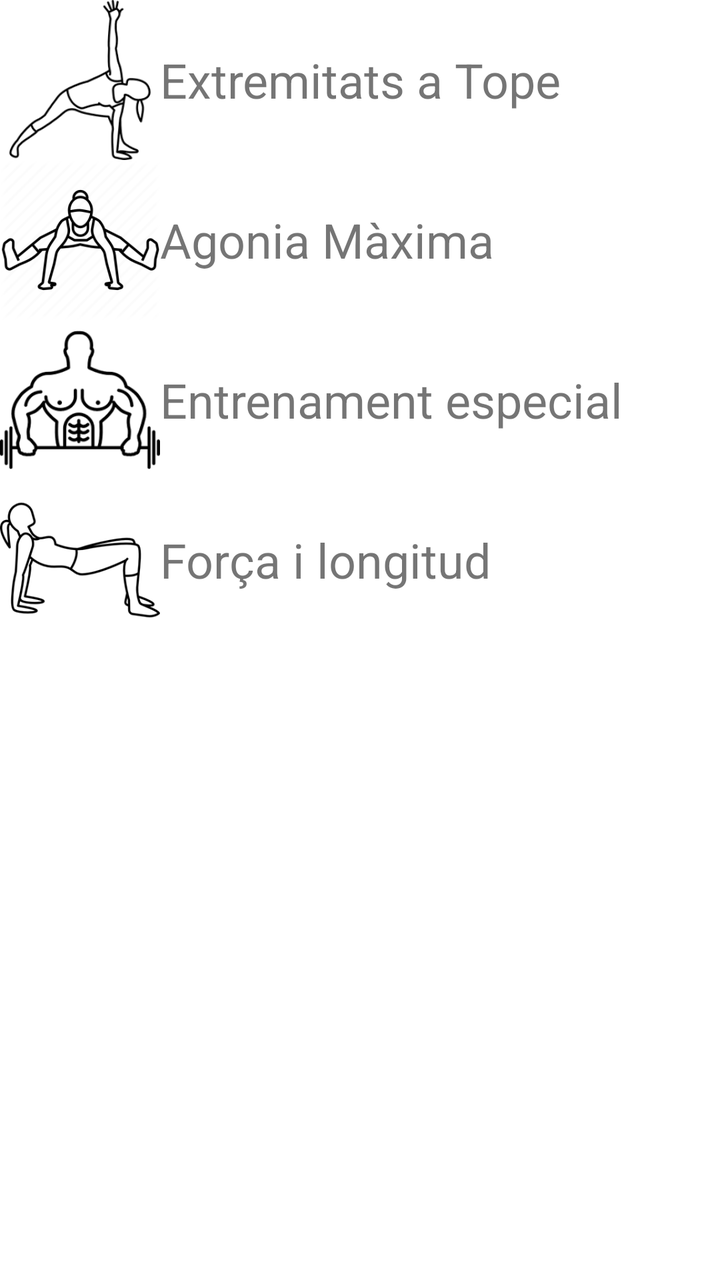
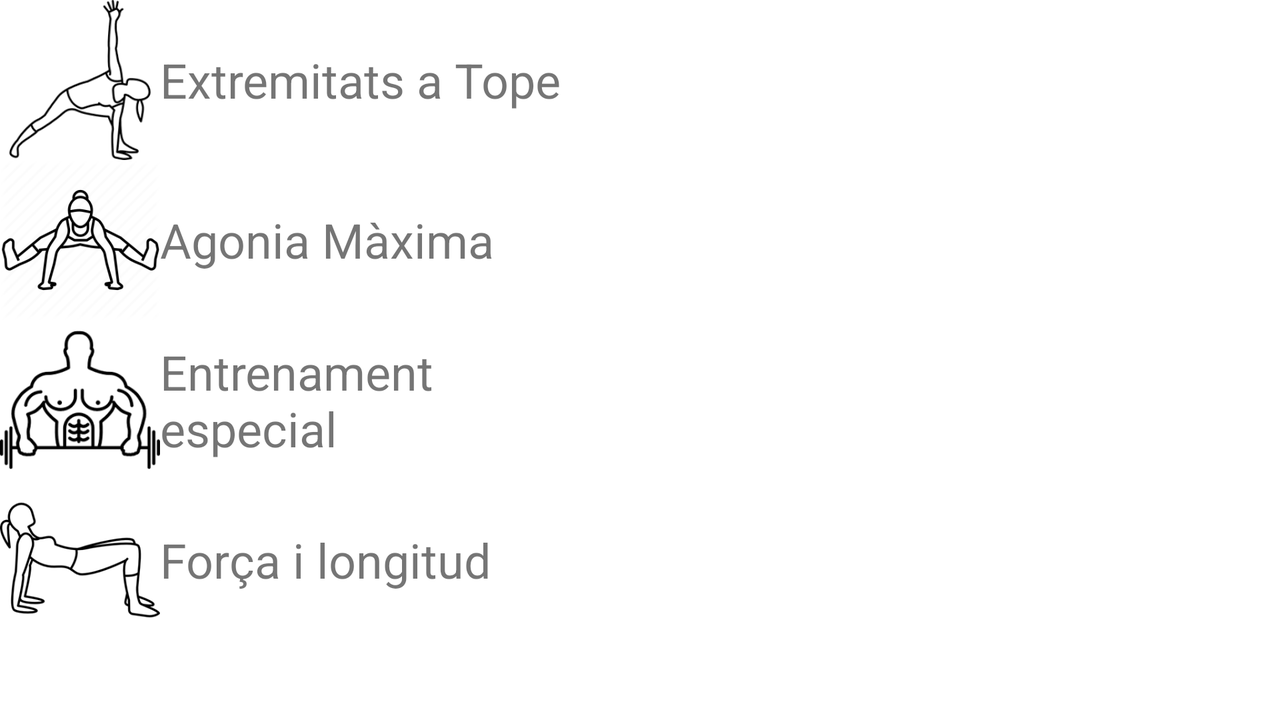

Two renders of one Android screen. The first uses the default layout on a phone; the second uses the alternative layout the repository ships for a different screen configuration, on a matching device. The two XML files are below.
<!-- AndroidManifest.xml: application theme Theme.ExamenDecember -->
<!-- res/layout/activity_main.xml -->
<?xml version="1.0" encoding="utf-8"?>
<androidx.constraintlayout.widget.ConstraintLayout xmlns:android="http://schemas.android.com/apk/res/android"
    xmlns:app="http://schemas.android.com/apk/res-auto"
    xmlns:tools="http://schemas.android.com/tools"
    android:layout_width="match_parent"
    android:layout_height="match_parent"
    tools:context=".MainActivity"
    >


    <RelativeLayout
        android:id="@+id/bigMommy"
        android:layout_width="match_parent"
        android:layout_height="match_parent">

        <ScrollView
            android:layout_width="match_parent"
            android:layout_height="match_parent">

            <LinearLayout
                android:layout_width="match_parent"
                android:layout_height="wrap_content"
                android:orientation="vertical">

                <LinearLayout
                    android:id="@+id/workA"
                    android:layout_width="match_parent"
                    android:layout_height="match_parent"
                    android:orientation="horizontal">

                    <ImageView
                        android:id="@+id/imgA"
                        android:layout_width="80dp"
                        android:layout_height="80dp"
                        app:srcCompat="@drawable/a" />

                    <TextView
                        android:id="@+id/txtA"
                        android:layout_width="match_parent"
                        android:layout_height="match_parent"
                        android:layout_weight="1"
                        android:gravity="center_vertical"
                        android:text="@string/entrenoA"
                        android:textSize="24sp" />
                </LinearLayout>

                <LinearLayout
                    android:id="@+id/workB"
                    android:layout_width="match_parent"
                    android:layout_height="match_parent"
                    android:orientation="horizontal">

                    <ImageView
                        android:id="@+id/imgB"
                        android:layout_width="80dp"
                        android:layout_height="80dp"
                        app:srcCompat="@drawable/b" />

                    <TextView
                        android:id="@+id/txtB"
                        android:layout_width="match_parent"
                        android:layout_height="match_parent"
                        android:layout_weight="1"
                        android:gravity="center_vertical"
                        android:text="@string/entrenoB"
                        android:textSize="24sp" />
                </LinearLayout>

                <LinearLayout
                    android:id="@+id/workC"
                    android:layout_width="match_parent"
                    android:layout_height="match_parent"
                    android:orientation="horizontal">

                    <ImageView
                        android:id="@+id/imgC"
                        android:layout_width="80dp"
                        android:layout_height="80dp"
                        app:srcCompat="@drawable/c" />

                    <TextView
                        android:id="@+id/txtC"
                        android:layout_width="match_parent"
                        android:layout_height="match_parent"
                        android:layout_weight="1"
                        android:gravity="center_vertical"
                        android:text="@string/entrenoC"
                        android:textSize="24sp" />
                </LinearLayout>

                <LinearLayout
                    android:id="@+id/workD"
                    android:layout_width="match_parent"
                    android:layout_height="match_parent"
                    android:orientation="horizontal">

                    <ImageView
                        android:id="@+id/imgD"
                        android:layout_width="80dp"
                        android:layout_height="80dp"
                        app:srcCompat="@drawable/d" />

                    <TextView
                        android:id="@+id/txtD"
                        android:layout_width="match_parent"
                        android:layout_height="match_parent"
                        android:layout_weight="1"
                        android:gravity="center_vertical"
                        android:text="@string/entrenoD"
                        android:textSize="24sp" />
                </LinearLayout>

            </LinearLayout>
        </ScrollView>

    </RelativeLayout>

    <androidx.constraintlayout.widget.ConstraintLayout
        android:id="@+id/containerB"
        android:layout_width="match_parent"
        android:layout_height="match_parent"
        tools:layout_editor_absoluteX="1dp"
        tools:layout_editor_absoluteY="1dp">

    </androidx.constraintlayout.widget.ConstraintLayout>

</androidx.constraintlayout.widget.ConstraintLayout>
<!-- resources referenced by this layout -->
<resources>
  <!-- drawable a: png bitmap (drawable-v24, 5044 bytes) -->
  <!-- drawable b: png bitmap (drawable-v24, 16819 bytes) -->
  <!-- drawable c: png bitmap (drawable-v24, 5945 bytes) -->
  <!-- drawable d: png bitmap (drawable-v24, 11068 bytes) -->
  <string name="entrenoA">Extremitats a Tope</string>
  <string name="entrenoB">Agonia Màxima</string>
  <string name="entrenoC">Entrenament especial</string>
  <string name="entrenoD">Força i longitud</string>
  <style name="Theme.ExamenDecember" parent="Theme.MaterialComponents.DayNight.DarkActionBar">
          
          <item name="colorPrimary">@color/purple_500</item>
          <item name="colorPrimaryVariant">@color/purple_700</item>
          <item name="colorOnPrimary">@color/white</item>
          
          <item name="colorSecondary">@color/teal_200</item>
          <item name="colorSecondaryVariant">@color/teal_700</item>
          <item name="colorOnSecondary">@color/black</item>
          
          <item name="android:statusBarColor" tools:targetApi="l">?attr/colorPrimaryVariant</item>
          
      </style>
</resources>
<!-- res/layout-land/activity_main.xml (the repository's variant of the layout above) -->
<!-- drawn on the phone turned sideways -->
<?xml version="1.0" encoding="utf-8"?>
<androidx.constraintlayout.widget.ConstraintLayout xmlns:android="http://schemas.android.com/apk/res/android"
    xmlns:app="http://schemas.android.com/apk/res-auto"
    xmlns:tools="http://schemas.android.com/tools"
    android:layout_width="match_parent"
    android:layout_height="match_parent"
    tools:context=".MainActivity"
    >


    <RelativeLayout
        android:id="@+id/bigMommy"
        android:layout_width="300dp"
        android:layout_height="match_parent"
        app:layout_constraintStart_toStartOf="parent"
        app:layout_constraintTop_toTopOf="parent">

        <ScrollView
            android:layout_width="match_parent"
            android:layout_height="match_parent">

            <LinearLayout
                android:layout_width="match_parent"
                android:layout_height="wrap_content"
                android:orientation="vertical">

                <LinearLayout
                    android:id="@+id/workA"
                    android:layout_width="match_parent"
                    android:layout_height="match_parent"
                    android:orientation="horizontal">

                    <ImageView
                        android:id="@+id/imgA"
                        android:layout_width="80dp"
                        android:layout_height="80dp"
                        app:srcCompat="@drawable/a" />

                    <TextView
                        android:id="@+id/txtA"
                        android:layout_width="match_parent"
                        android:layout_height="match_parent"
                        android:layout_weight="1"
                        android:gravity="center_vertical"
                        android:text="@string/entrenoA"
                        android:textSize="24sp" />
                </LinearLayout>

                <LinearLayout
                    android:id="@+id/workB"
                    android:layout_width="match_parent"
                    android:layout_height="match_parent"
                    android:orientation="horizontal">

                    <ImageView
                        android:id="@+id/imgB"
                        android:layout_width="80dp"
                        android:layout_height="80dp"
                        app:srcCompat="@drawable/b" />

                    <TextView
                        android:id="@+id/txtB"
                        android:layout_width="match_parent"
                        android:layout_height="match_parent"
                        android:layout_weight="1"
                        android:gravity="center_vertical"
                        android:text="@string/entrenoB"
                        android:textSize="24sp" />
                </LinearLayout>

                <LinearLayout
                    android:id="@+id/workC"
                    android:layout_width="match_parent"
                    android:layout_height="match_parent"
                    android:orientation="horizontal">

                    <ImageView
                        android:id="@+id/imgC"
                        android:layout_width="80dp"
                        android:layout_height="80dp"
                        app:srcCompat="@drawable/c" />

                    <TextView
                        android:id="@+id/txtC"
                        android:layout_width="match_parent"
                        android:layout_height="match_parent"
                        android:layout_weight="1"
                        android:gravity="center_vertical"
                        android:text="@string/entrenoC"
                        android:textSize="24sp" />
                </LinearLayout>

                <LinearLayout
                    android:id="@+id/workD"
                    android:layout_width="match_parent"
                    android:layout_height="match_parent"
                    android:orientation="horizontal">

                    <ImageView
                        android:id="@+id/imgD"
                        android:layout_width="80dp"
                        android:layout_height="80dp"
                        app:srcCompat="@drawable/d" />

                    <TextView
                        android:id="@+id/txtD"
                        android:layout_width="match_parent"
                        android:layout_height="match_parent"
                        android:layout_weight="1"
                        android:gravity="center_vertical"
                        android:text="@string/entrenoD"
                        android:textSize="24sp" />
                </LinearLayout>

            </LinearLayout>
        </ScrollView>
    </RelativeLayout>

    <androidx.constraintlayout.widget.ConstraintLayout
        android:id="@+id/containerB"
        android:layout_width="350dp"
        android:layout_height="match_parent"
        android:layout_marginStart="1dp"
        android:layout_marginTop="1dp"
        app:layout_constraintStart_toEndOf="@+id/bigMommy"
        app:layout_constraintTop_toTopOf="parent">

    </androidx.constraintlayout.widget.ConstraintLayout>

</androidx.constraintlayout.widget.ConstraintLayout>
